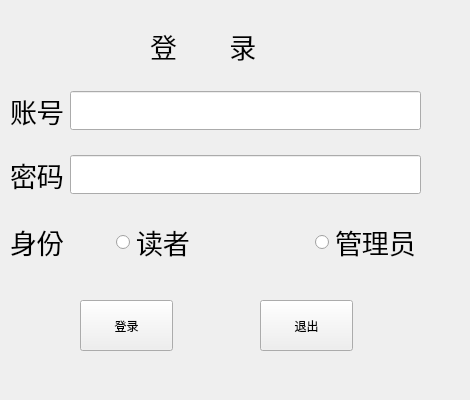
<?xml version="1.0" encoding="UTF-8"?>
<ui version="4.0">
 <class>Widget</class>
 <widget class="QWidget" name="Widget">
  <property name="geometry">
   <rect>
    <x>0</x>
    <y>0</y>
    <width>470</width>
    <height>400</height>
   </rect>
  </property>
  <property name="windowTitle">
   <string>Widget</string>
  </property>
  <widget class="QPushButton" name="loginButton">
   <property name="geometry">
    <rect>
     <x>80</x>
     <y>300</y>
     <width>93</width>
     <height>51</height>
    </rect>
   </property>
   <property name="text">
    <string>登录</string>
   </property>
  </widget>
  <widget class="QPushButton" name="exitButton">
   <property name="geometry">
    <rect>
     <x>260</x>
     <y>300</y>
     <width>93</width>
     <height>51</height>
    </rect>
   </property>
   <property name="text">
    <string>退出</string>
   </property>
  </widget>
  <widget class="QLabel" name="loginLabel">
   <property name="geometry">
    <rect>
     <x>150</x>
     <y>0</y>
     <width>191</width>
     <height>91</height>
    </rect>
   </property>
   <property name="font">
    <font>
     <pointsize>20</pointsize>
    </font>
   </property>
   <property name="text">
    <string>登       录</string>
   </property>
  </widget>
  <widget class="QWidget" name="layoutWidget">
   <property name="geometry">
    <rect>
     <x>10</x>
     <y>73</y>
     <width>411</width>
     <height>211</height>
    </rect>
   </property>
   <layout class="QVBoxLayout" name="verticalLayout">
    <item>
     <layout class="QHBoxLayout" name="horizontalLayout">
      <item>
       <widget class="QLabel" name="label">
        <property name="font">
         <font>
          <family>幼圆</family>
          <pointsize>20</pointsize>
         </font>
        </property>
        <property name="text">
         <string>账号</string>
        </property>
       </widget>
      </item>
      <item>
       <widget class="QLineEdit" name="userNameEdit">
        <property name="font">
         <font>
          <pointsize>20</pointsize>
         </font>
        </property>
       </widget>
      </item>
     </layout>
    </item>
    <item>
     <layout class="QHBoxLayout" name="horizontalLayout_2">
      <item>
       <widget class="QLabel" name="label_2">
        <property name="font">
         <font>
          <family>幼圆</family>
          <pointsize>20</pointsize>
         </font>
        </property>
        <property name="text">
         <string>密码</string>
        </property>
       </widget>
      </item>
      <item>
       <widget class="QLineEdit" name="passwordEdit">
        <property name="font">
         <font>
          <pointsize>20</pointsize>
         </font>
        </property>
       </widget>
      </item>
     </layout>
    </item>
    <item>
     <layout class="QHBoxLayout" name="horizontalLayout_3" stretch="0,2,0,5,0">
      <item>
       <widget class="QLabel" name="label_3">
        <property name="font">
         <font>
          <family>幼圆</family>
          <pointsize>20</pointsize>
         </font>
        </property>
        <property name="text">
         <string>身份</string>
        </property>
       </widget>
      </item>
      <item>
       <spacer name="horizontalSpacer">
        <property name="orientation">
         <enum>Qt::Horizontal</enum>
        </property>
        <property name="sizeHint" stdset="0">
         <size>
          <width>40</width>
          <height>20</height>
         </size>
        </property>
       </spacer>
      </item>
      <item>
       <widget class="QRadioButton" name="readerButton">
        <property name="font">
         <font>
          <family>华文中宋</family>
          <pointsize>20</pointsize>
         </font>
        </property>
        <property name="text">
         <string>读者</string>
        </property>
       </widget>
      </item>
      <item>
       <spacer name="horizontalSpacer_4">
        <property name="orientation">
         <enum>Qt::Horizontal</enum>
        </property>
        <property name="sizeHint" stdset="0">
         <size>
          <width>40</width>
          <height>20</height>
         </size>
        </property>
       </spacer>
      </item>
      <item>
       <widget class="QRadioButton" name="adminButton">
        <property name="font">
         <font>
          <family>华文中宋</family>
          <pointsize>20</pointsize>
         </font>
        </property>
        <property name="text">
         <string>管理员</string>
        </property>
       </widget>
      </item>
     </layout>
    </item>
   </layout>
  </widget>
 </widget>
 <resources/>
 <connections/>
</ui>
